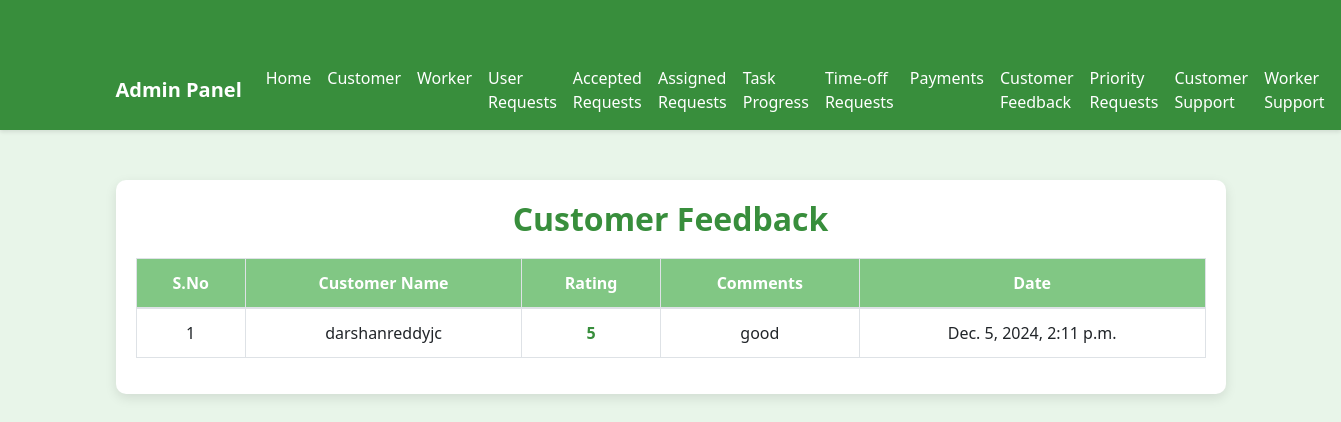
Page /wfmadmin/adminviewcustomerfeedback on the committed database.
### wfmadmin/models.py (models this page shows, shortened)
class UserFeedback(models.Model):
    user = models.ForeignKey(customer, on_delete=models.CASCADE)
    rating = models.PositiveSmallIntegerField()
    comments = models.TextField()
    submitted_at = models.DateTimeField(auto_now_add=True)

class customer(models.Model):
    id = models.AutoField(primary_key=True)
    firstname = models.CharField(max_length=30)
    lastname = models.CharField(max_length=30)
    address = models.CharField(max_length=100)
    city = models.CharField(max_length=20)
    state = models.CharField(max_length=20)
    country = models.CharField(max_length=20)
    username = models.CharField(max_length=20)
    email = models.EmailField(max_length=20)
    number = models.IntegerField()
    password = models.CharField(max_length=20)
    status = models.BooleanField(default=False)
    created_at = models.DateTimeField(auto_now_add=True)

### wfmadmin/views.py (the view)
# urls.py: path('adminviewcustomerfeedback', adminviewcustomerfeedback, name='adminviewcustomerfeedback'),
def adminviewcustomerfeedback(request):
    customer_request =UserFeedback.objects.all().order_by('-submitted_at')
    return render(request, 'admin/adminviewcustomerfeedback.html', {'customer_request': customer_request})

### templates/admin/adminviewcustomerfeedback.html (shortened to what this page needs)
<!DOCTYPE html>
<html lang="en">
<head>
  <link href="https://stackpath.bootstrapcdn.com/bootstrap/4.5.2/css/bootstrap.min.css" rel="stylesheet">
  <link rel="stylesheet" href="https://cdnjs.cloudflare.com/ajax/libs/font-awesome/5.15.3/css/all.min.css">
</head>
<body>
  {% include 'admin/adminnavbar.html' %}
  <section id="contact" class="contact">
    <div class="container">
      <div class="form-container">
        <div class="section-title">
          <h2>Customer Feedback</h2>
        </div>
        <div class="table-responsive">
          <table class="table table-bordered">
            <thead>
              <tr>
                <th>S.No</th>
                <th>Customer Name</th>
                <th>Rating</th>
                <th>Comments</th>
                <th>Date</th>
              </tr>
            </thead>
            <tbody>
              {% for user in customer_request %}
                <tr>
                  <td>{{ forloop.counter }}</td>
                  <td>{{ user.user.username }}</td>
                  <td>
                    {% if user.rating > 3 %}
                      <span class="text-success">{{ user.rating }}</span>
                    {% else %}
                      <span class="text-warning">{{ user.rating }}</span>
                    {% endif %}
                  </td>
                  <td>{{ user.comments }}</td>
                  <td>{{ user.submitted_at }}</td>
                </tr>
              {% endfor %}
            </tbody>
          </table>
        </div>
      </div>
    </div>
  </section>
</body>
</html>

### templates/admin/adminviewcustomerfeedback.html (style rules this page uses)
body { background-color: #e8f5e9; color: #2e7d32; font-family: 'Segoe UI', Tahoma, Geneva, Verdana, sans-serif; }
.container { margin-top: 50px; }
.form-container { background-color: #ffffff; padding: 20px; border-radius: 10px; box-shadow: 0 4px 12px rgba(0, 0, 0, 0.1); }
.section-title h2 { color: #388e3c; text-align: center; font-weight: bold; margin-bottom: 20px; }
.table { background-color: #ffffff; border: none; }
.table th { background-color: #81c784; color: #ffffff; text-align: center; font-weight: bold; }
.table td { text-align: center; }
.text-success { color: #388e3c !important; font-weight: bold; }

### rows in the picture
UserFeedback: user.username "darshanreddyjc", rating "5", comments "good", submitted_at "Dec. 5, 2024, 2:11 p.m."
